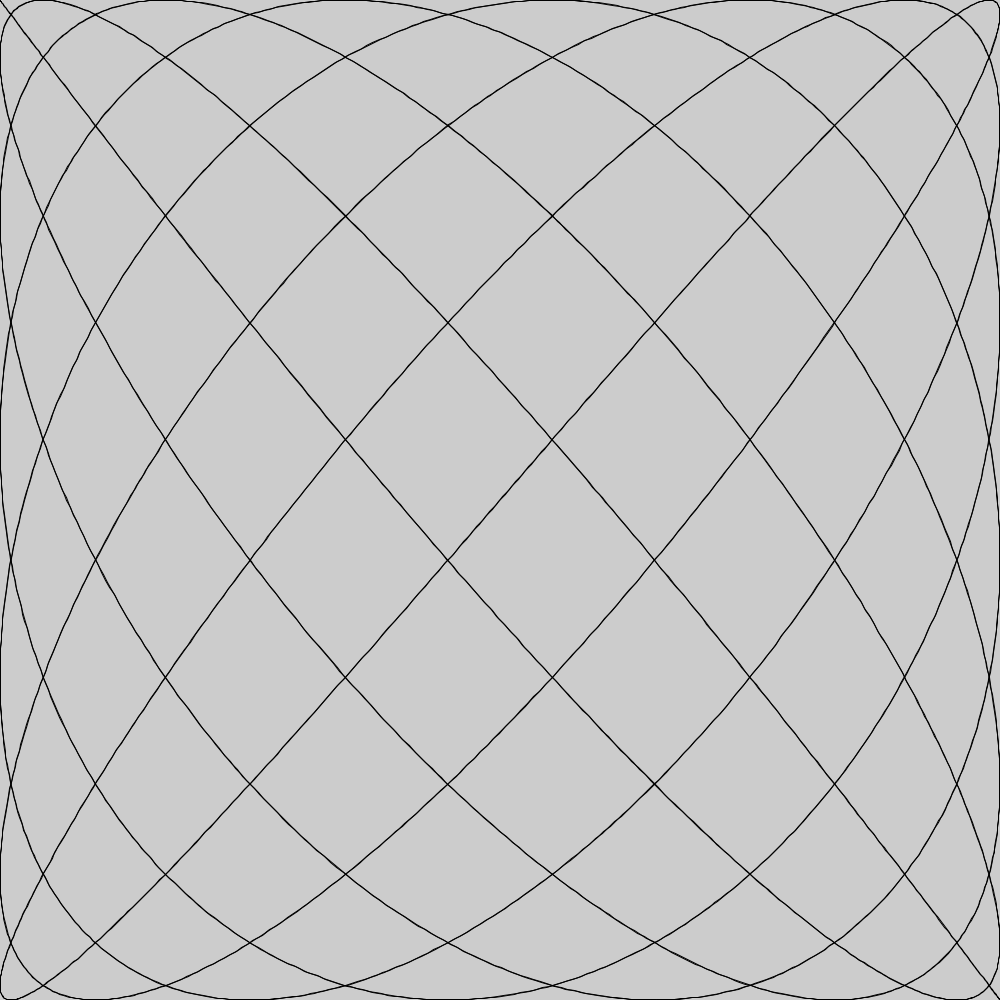
Frame 1 (no input)
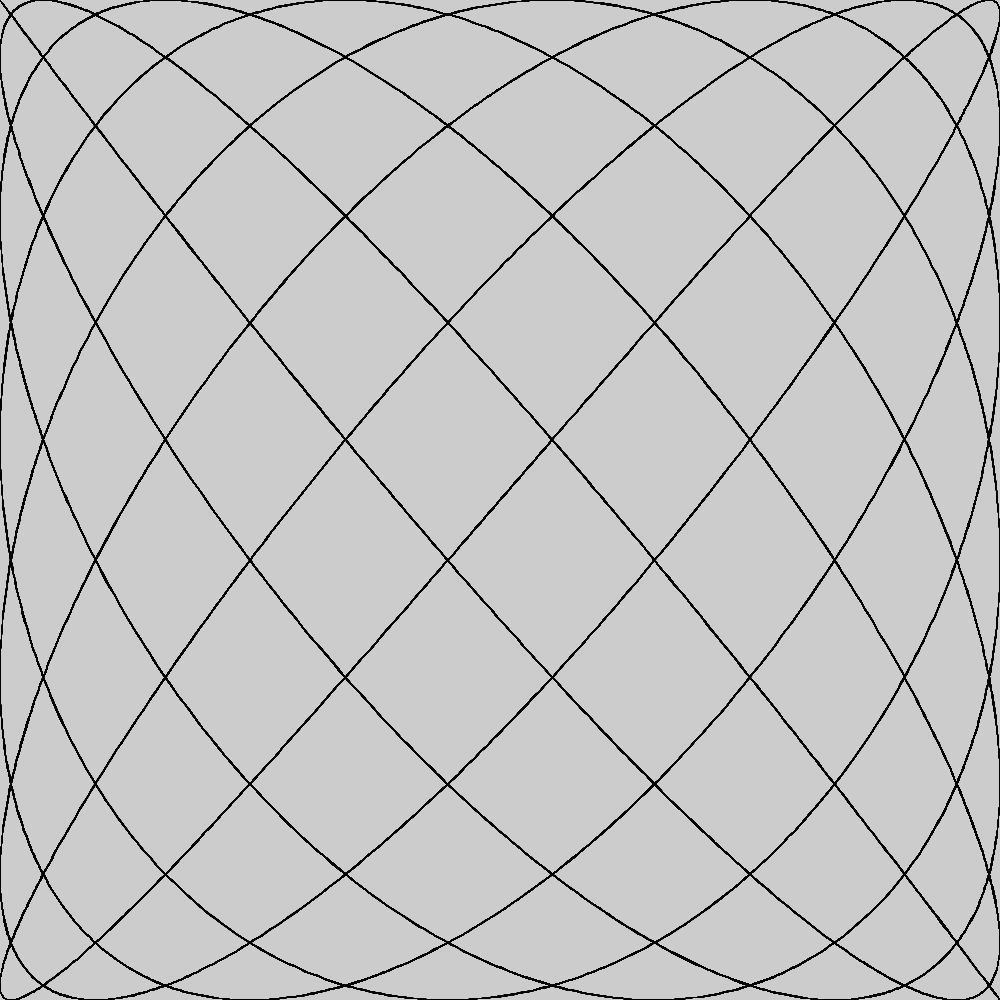
Frame 60 (the mouse pressed at the canvas centre just before this capture)
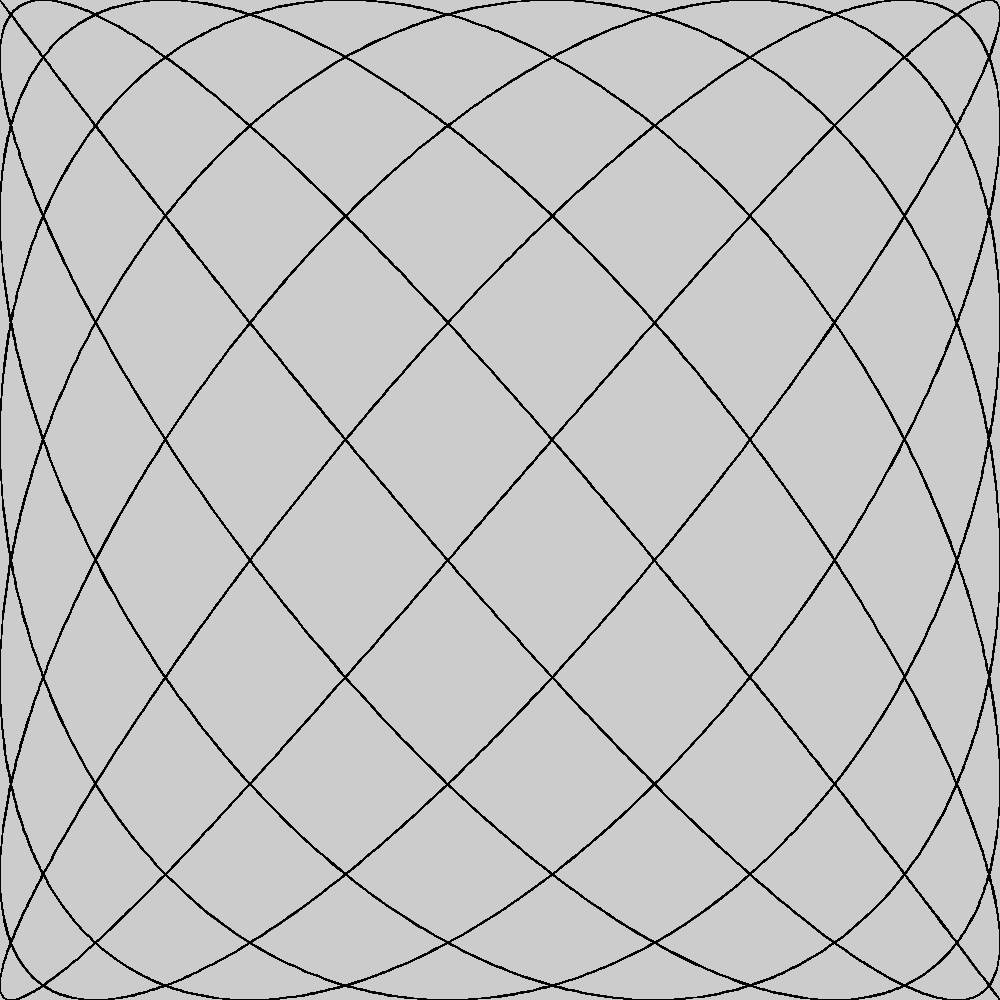
Frame 120 (the mouse held since frame 60 and released just before this capture)

The Processing sketch that drew these frames (run headless with seeded random() and noise(); from frame 60 on, the mouse is pressed at the canvas centre):

// Processing sketch: HW2e_LisajousCurves
// ── HW2e_LisajousCurves.pde
void setup() {
  size(1000, 1000);
}

int a=13, b=15;
float t, dt=.001;
float x1, y1, x2=cos(a*t), y2=cos(b*t);
void draw() {
  translate(width/2, height/2);
  //scale(width/2,height/2);
  for (t=0; t<=(2*PI); t=t+dt) {
    x1=cos(a*t);
    y1=cos(b*t);
    line(x1*width/2, y1*height/2, x2*width/2, y2*height/2);
    x2=x1;
    y2=y1;
  }
}
